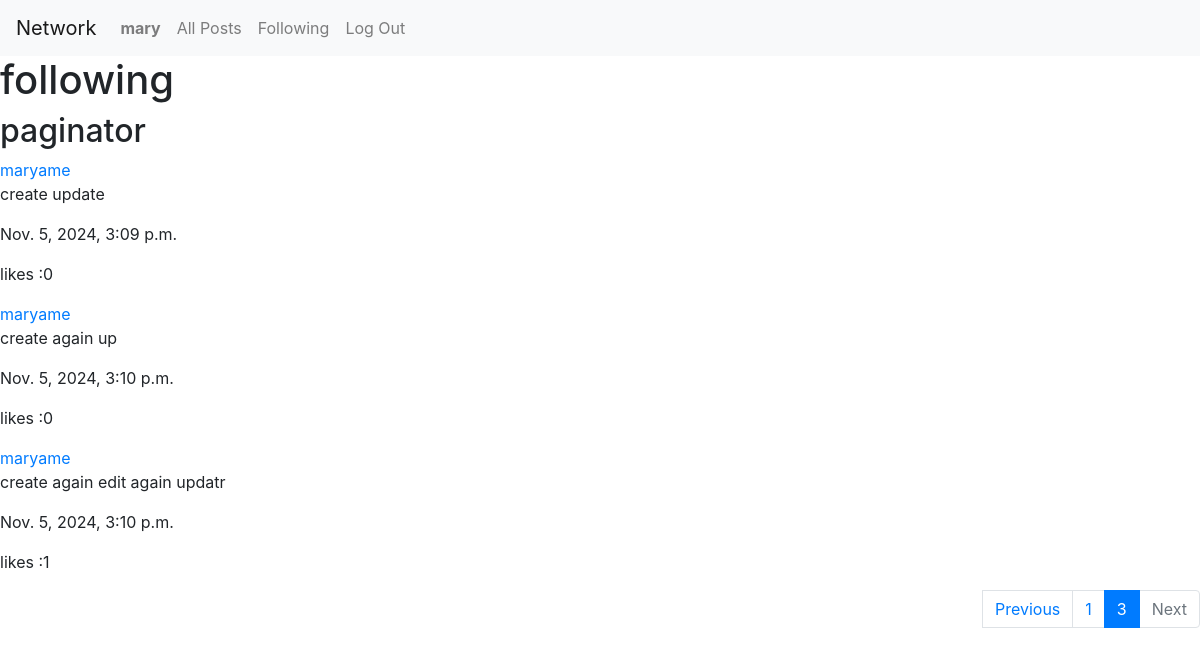
The page /following/?page=3 (signed in) on the database as committed earlier.
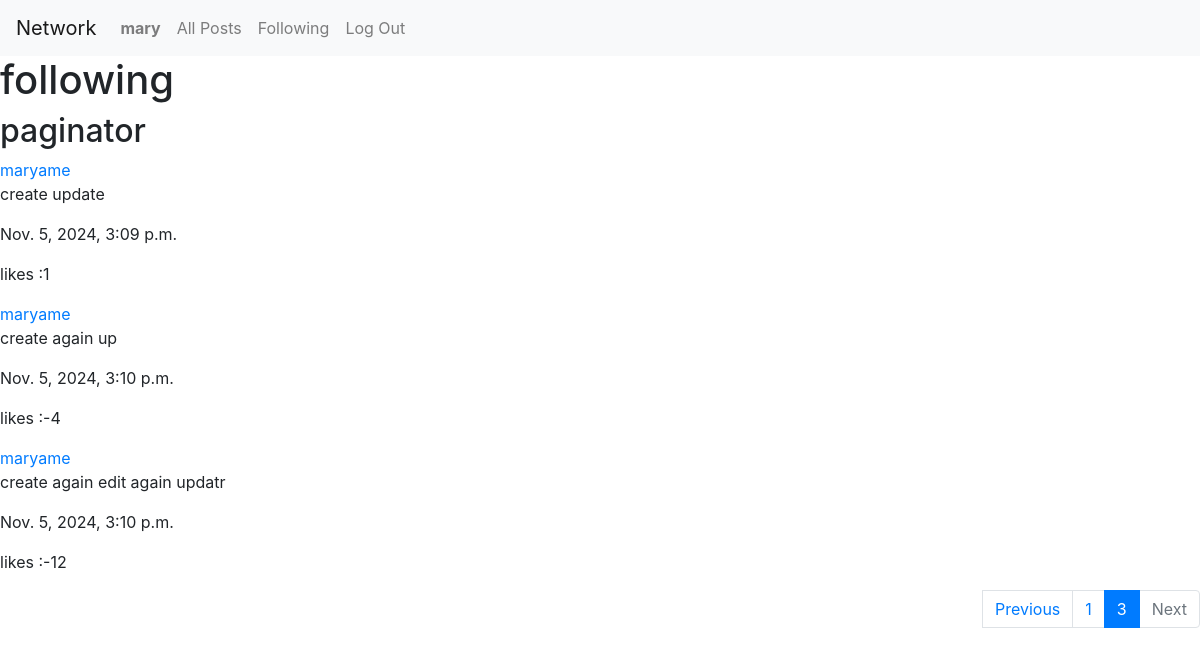
The same page on the database as committed later.
### network/models.py (models this page shows, shortened)
class Post(models.Model):
    user = models.ForeignKey("User", on_delete=models.CASCADE, related_name="emails")
    content = models.TextField(blank=True)
    timestamp = models.DateTimeField(auto_now_add=True)
    like = models.IntegerField(default=0)
    followers = models.ManyToManyField(User, through='follow' , through_fields=('post_fo', 'follower'),related_name='followed_post')

class User(AbstractUser):
    pass

### network/views.py (the view)
# urls.py: path("following/", views.following ,name="following"),
@login_required
def following(request):
    user = request.user
    foll= follow.objects.filter(follower=user)
    following_users = [f.following for f in foll]
    post=[]
    for i in following_users:
        array=Post.objects.filter(user=i)
        post.extend(array)
    paginator = Paginator(post, 10)
    page_number = request.GET.get('page')
    page_obj = paginator.get_page(page_number)
    return render(request, "network/following.html",{
            "posts": post ,
             'page_obj': page_obj,
             'page_number':page_number,
             "following_users":following_users})

### network/templates/network/following.html
{% extends "network/layout.html" %}
{% block body %}
   <h1>following</h1>
    <div id ="post_user">
        <h2>paginator</h2>
        {% for post in page_obj %}
        <div id="post">
            <a href="{%url 'profil' post.user %}" >{{post.user}} </a>
            <p>{{post.content}}</p>
            <p>{{post.timestamp}}</p>
            <p>likes :{{post.like}}</p>
        </div>
         {% endfor %}
        <nav aria-label="Page navigation example">
            <ul class="pagination justify-content-end">
                {% if page_obj.has_previous %}
                <li ><a class="page-link" href="?page={{ page_obj.previous_page_number }}" >Previous</a></li>
                <li class="page-item"><a class="page-link" href="?page={{page_obj.previous_page_number }}">{{page_obj.previous_page_number }}</a></li>
                {% else %}
                <li class="page-item disabled"><span class="page-link " aria-disabled="true">Previous</span></li>
                {% endif %}
              <li class="page-item active"><a class="page-link" href="?page={{page_obj}}">{{page_number}}</a></li>
              {% if page_obj.has_next %}
              <li class="page-item"><a class="page-link" href="?page=3">{{page_obj.next_page_number  }}</a></li>
                <li class="page-item"><a class="page-link" href="?page={{ page_obj.next_page_number }}">Next</a>
                {% else %}
                <li class="page-item disabled"><span class="page-link page-item disabled" aria-disabled="true">Next</span>
                {% endif %}
              </li>
            </ul>
          </nav>
    </div>
{% endblock %}

Rows that differ between the two databases and show on the page:
changed Post "create update": like "0" → "1"
changed Post "create again up": like "0" → "-4"
changed Post "create again edit again updatr": like "1" → "-12"
